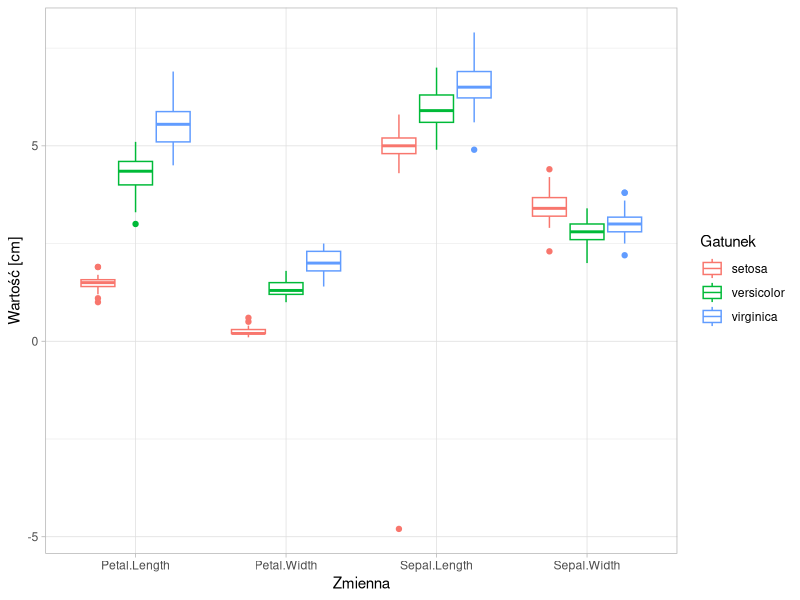
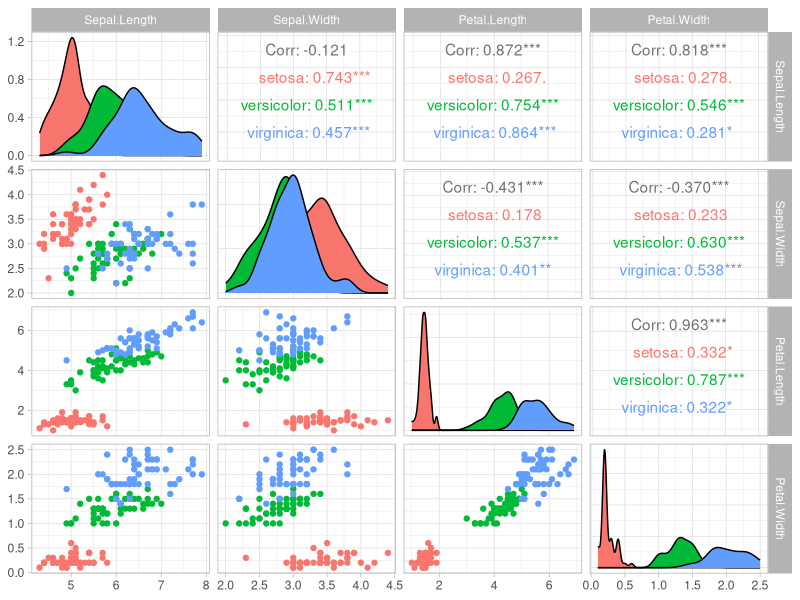
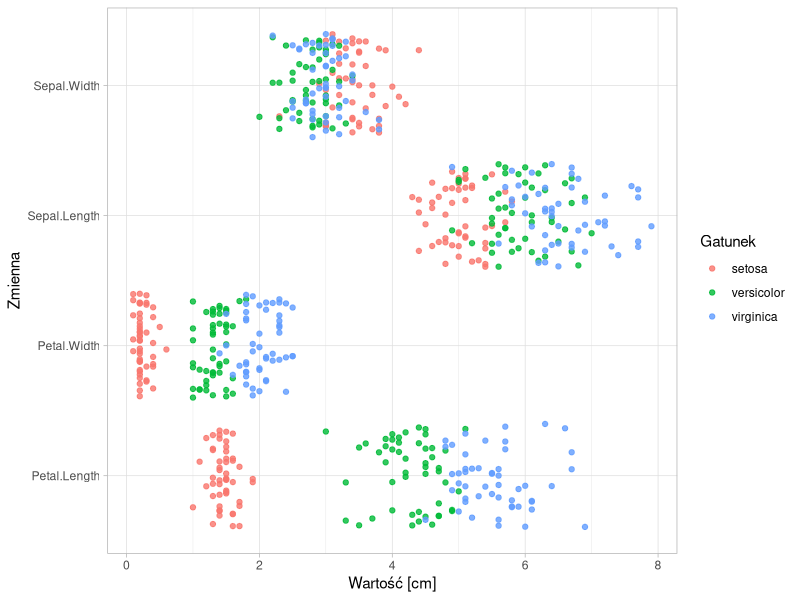

The R script that drew these images, in order: (Note: this script raises an error after producing the figures.)
## ---- chunk 1
library("MASS")
library("e1071")
library("tidyr")
library("caret")
library("GGally")
library("ggplot2")
library("doParallel")
## ---- chunk 2
dane = read.csv("C4L Academy - Data Science Graduate - IRISES dataset (2019-06).csv", sep = "|")
dane$Petal.Width[133] = "2.2"
dane$Petal.Width = as.numeric(as.character(dane$Petal.Width))
## ---- chunk 3
str(dane)
## ---- chunk 4
levels(dane$Species)
table(dane$Species)
## ---- chunk 5
apply(dane[1:4], 2, function(x) any(is.na(x)))
sum(is.na(dane$Sepal.Width))
which(is.na(dane$Sepal.Width))
dane$Sepal.Width[82] = round(mean(dane$Sepal.Width[dane$Species == "versicolor"], na.rm = TRUE), 1)
## ---- chunk 6
dane_long = gather(dane, "zmienna", "wartosc", 1:4)
ggplot(dane_long, aes(x = zmienna, y = wartosc)) + 
  geom_boxplot(aes(colour = Species)) +
  xlab("Zmienna") +
  ylab("Wartość [cm]") +
  labs(colour = "Gatunek") +
  theme_light()
## ---- chunk 7
dane$Sepal.Length[dane$Sepal.Length == -4.8] = abs(-4.8)
dane_long$wartosc[dane_long$wartosc == -4.8] = abs(-4.8)
## ---- chunk 8
ggpairs(dane, mapping = aes(color = Species), 
        columns = c("Sepal.Length", "Sepal.Width", "Petal.Length", "Petal.Width")) +
  theme_light()
## ---- chunk 9
aggregate(. ~ Species, data = dane, mean)
## ---- chunk 10
ggplot(dane_long, aes(wartosc, zmienna)) +
  geom_jitter(aes(colour = Species), width = 0, alpha = 0.8) +
  xlab("Wartość [cm]") +
  ylab("Zmienna") +
  labs(colour = "Gatunek") +
  theme_light()
## ---- chunk 11
# ustawienie ziarna losowości (powtarzalność wyników)
set.seed(1)

trainIndex = createDataPartition(dane$Species, p = 0.8, list = FALSE)
train = dane[ trainIndex, ]
test = dane[-trainIndex, ]
## ---- chunk 12
set.seed(1)
seeds = vector(mode = "list", length = 101) # length = number * repeats + 1
for(i in 1:101) seeds[[i]] = sample.int(n = 1000, 6)

# kroswalidacja 10-fold
fitControl = trainControl(method = "repeatedcv", 
                          number = 10, 
                          repeats = 10, 
                          seeds = seeds)

# równoległe tworzenie modeli
n_cores = detectCores() - 1
cl = makePSOCKcluster(n_cores)
registerDoParallel(cl)

# trenowanie modeli
SVM_mdl = train(Species ~ ., data = train, 
                method = "svmLinear2", 
                trControl = fitControl,
                metric = "Accuracy")

RF_mdl = train(Species ~ ., data = train,
               method = "ranger",
               trControl = fitControl,
               metric = "Accuracy")

LDA_mdl = train(Species ~ ., data = train,
                method = "lda2",
                trControl = fitControl,
                metric = "Accuracy")

stopCluster(cl)
## ---- chunk 13
resamps = resamples(list(SVM = SVM_mdl, RF = RF_mdl, LDA = LDA_mdl))
ggplot(resamps, metric = "Accuracy", conf.level = 0.99) +
  xlab("Model") +
  ylab("Dokładność") +
  labs(title = "Skuteczność klasyfikacji", subtitle = "Przedział ufności: 0,99") +
  theme_light()
## ---- chunk 14
# zapisz najlepszy model
saveRDS(LDA_mdl, "model_LDA.rds")
## ---- chunk 15
pred = predict(LDA_mdl, test)
confusionMatrix(pred, test$Species)
## ---- chunk 16
imps = data.frame(varImp(LDA_mdl)$importance)
imps$zmienna = rownames(imps)
imps = gather(imps, "gatunek", "istotnosc", 1:3)

ggplot(imps, aes(x = reorder(zmienna, istotnosc), y = istotnosc)) +
  geom_col(width = 0.01, fill = "black") +
  geom_point() +
  coord_flip() +
  facet_wrap(. ~ gatunek) +
  xlab("Zmienna") +
  ylab("Istotność") +
  labs(subtitle = "Liniowa analiza dyskryminacyjna") +
  theme_light()
